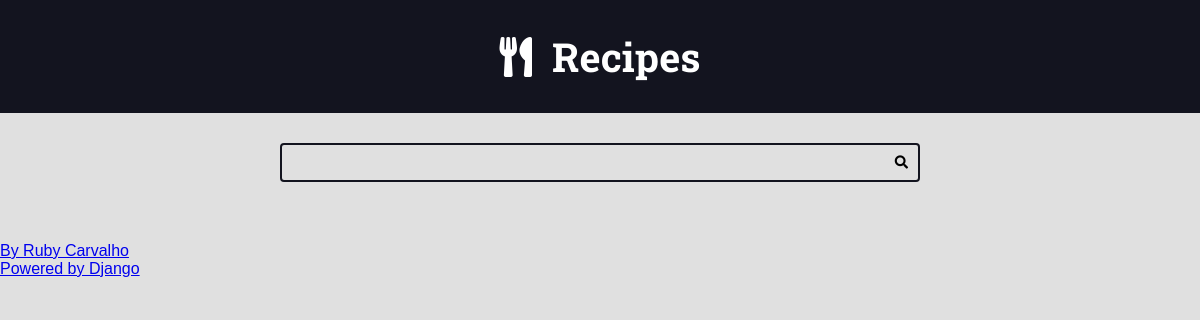
Page /recipes/category/3/ on the earlier database version.
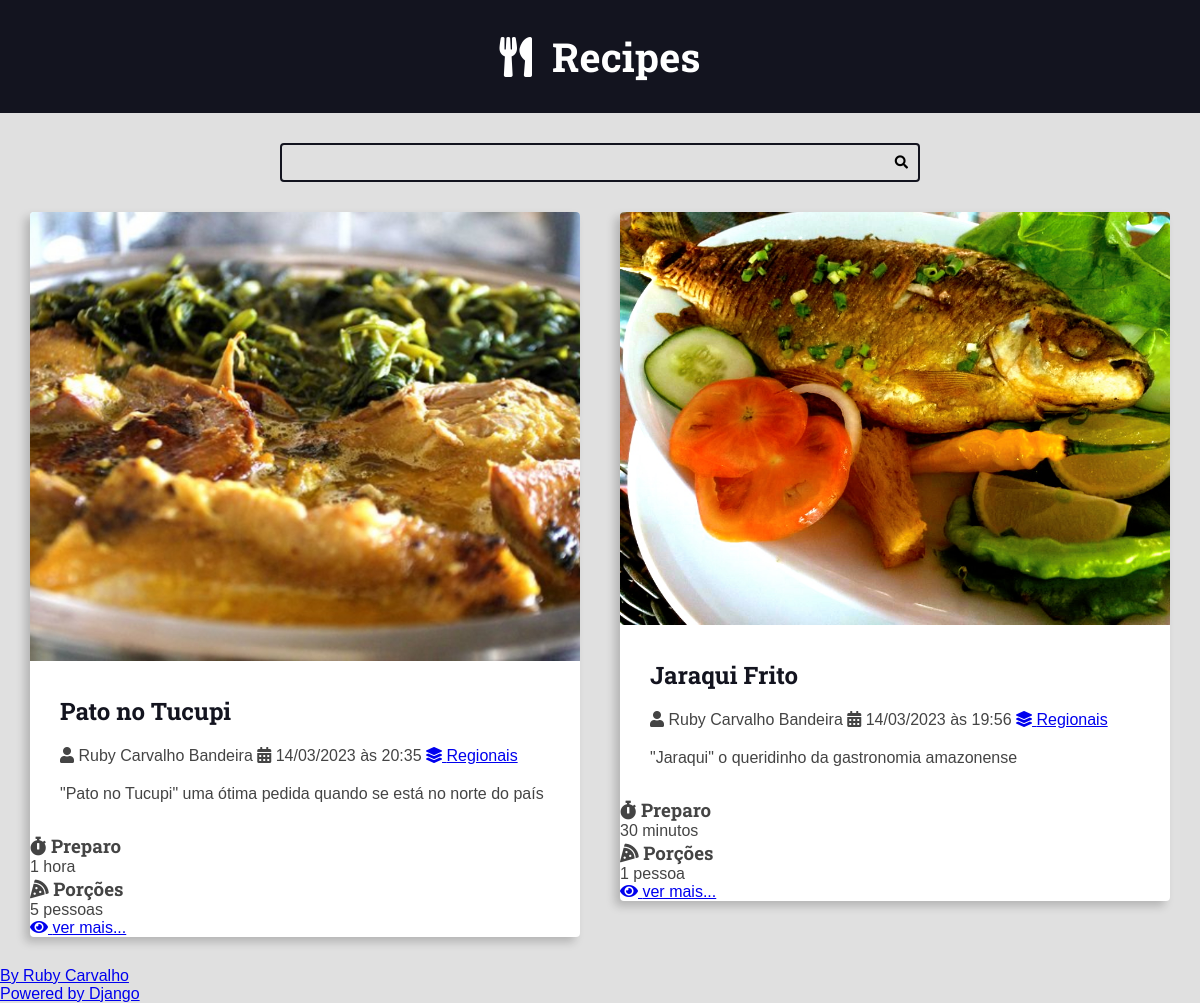
Same page on the later database version.
### recipes/models.py (models this page shows, shortened)
class Recipe(models.Model):
    title = models.CharField(max_length=65)
    description = models.CharField(max_length=165)
    slug = models.SlugField()
    preparation_time = models.IntegerField()
    preparation_time_unit = models.CharField(max_length=65)
    servings = models.IntegerField()
    servings_unit = models.CharField(max_length=65)
    preparation_steps = models.TextField()
    preparation_steps_is_html = models.BooleanField(default=False)
    created_at = models.DateTimeField(auto_now_add=True)
    updated_at = models.DateTimeField(auto_now=True)
    is_published = models.BooleanField(default=False)
    cover = models.ImageField(
        upload_to='recipes/covers/%Y/%m/%d/', blank=True, default='')
    category = models.ForeignKey(
        Category, on_delete=models.SET_NULL, null=True
    )
    author = models.ForeignKey(
        User, on_delete=models.SET_NULL, null=True
    )

class Category(models.Model):
    name = models.CharField(max_length=65)

### recipes/views.py (the view)
# urls.py: path('recipes/category/<int:category_id>/',
def category(request, category_id):
    recipes = Recipe.objects.filter(
        category__id=category_id,
        is_published=True,
    ).order_by('-id')
    return render(request, 'recipes/pages/category.html', context={
        'recipes': recipes,
    })

### recipes/templates/recipes/pages/category.html (shortened to what this page needs)
{% extends 'global/base.html' %}
{% block content %}
<div class="main-content main-content-list container">
    {% for recipe in recipes %}
        {% include 'recipes/partials/recipe.html' %}
    {% endfor %}
</div>
{% endblock content %}

### recipes/templates/recipes/partials/recipe.html (shortened to what this page needs)
<div class="recipe recipe-list-item">
    {% if recipe.cover %}
        <div class="recipe-cover">
            <a href="{% url 'recipes:recipe' recipe.id %}">
                <img src="{{ recipe.cover.url }}" alt="Temporário">
            </a>
        </div>
    {% endif %}
    <div class="recipe-title-container">
        <h2 class="recipe-title">
            <a href="{% url 'recipes:recipe' recipe.id %}">
                {{ recipe.title }}
            </a>
        </h2>
    </div>
    <div class="recipe-author">
        <span class="recipe-author-item">
            <i class="fas fa-user"></i>
            {% if recipe.author.first_name %}
                {{ recipe.author.first_name }} {{ recipe.author.last_name }}
            {% else %}
                {{ recipe.author.username }}
            {% endif %}
        </span>
        <span class="recipe-author-item">
            <i class="fas fa-calendar-alt"></i>
            {{ recipe.created_at|date:"d/m/Y" }} às {{ recipe.created_at|date:"H:i" }}
        </span>
        <span class="recipe-author-item">
            <a href="{% url 'recipes:category' recipe.category.id %}">
                <i class="fas fa-layer-group"></i>
                <span>{{ recipe.category.name }}</span>
            </a>
        </span>
    </div>
    <div class="recipe-content">
        <p>{{ recipe.description }}</p>
    </div>
    <div class="recipe-meta-container">
        <div class="recipe-meta recipe-preparation">
            <h3 class="recipe-meta-title"><i class="fas fa-stopwatch"></i> Preparo</h3>
            <div class="recipe-meta-text">
                {{ recipe.preparation_time }} {{ recipe.preparation_time_unit }}
            </div>
        </div>
        <div class="recipe-meta recipe-servings">
            <h3 class="recipe-meta-title"><i class="fas fa-pizza-slice"></i> Porções</h3>
            <div class="recipe-meta-text">
                {{ recipe.servings }} {{ recipe.servings_unit }}
            </div>
        </div>
    </div>
    {% if is_detail_page is not True %}
        <footer class="recipe-footer">
            <a class="recipe-read-more button button-dark button-full-width" href="{% url 'recipes:recipe' recipe.id %}">
                <i class="fas fa-eye"></i>
                <span>ver mais...</span>
            </a>
        </footer>
    {% endif %}
</div>

Differences in the rows shown:
added Recipe: cover (picture), title "Pato no Tucupi", author.first_name "Ruby", author.last_name "Carvalho Bandeira", created_at "14/03/2023", created_at "20:35", category.name "Regionais", description "\"Pato no Tucupi\" uma ótima pedida quando se está no norte do país", preparation_time "1", preparation_time_unit "hora", servings "5", servings_unit "pessoas"
added Recipe: cover (picture), title "Jaraqui Frito", author.first_name "Ruby", author.last_name "Carvalho Bandeira", created_at "14/03/2023", created_at "19:56", category.name "Regionais", description "\"Jaraqui\" o queridinho da gastronomia amazonense", preparation_time "30", preparation_time_unit "minutos", servings "1", servings_unit "pessoa"
